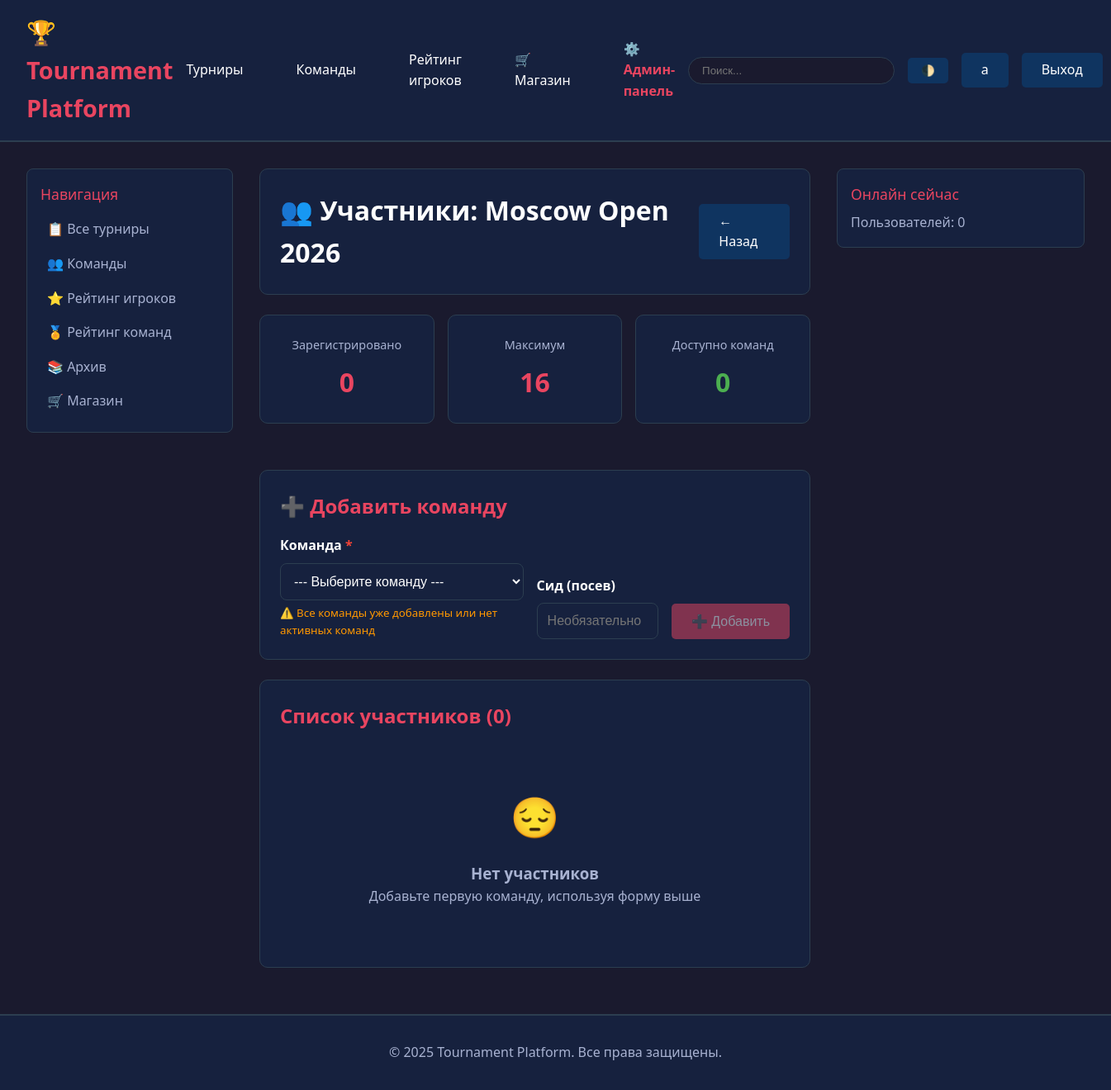
Page /admin-panel/tournaments/6/participants/ (signed in) on the committed database.
### accounts/models.py (models this page shows, shortened)
class User(AbstractUser):
    ROLE_CHOICES = [
        ('player', 'Игрок'),
        ('captain', 'Капитан'),
        ('moderator', 'Модератор'),
        ('admin', 'Администратор'),
    ]
    role = models.CharField(max_length=20, choices=ROLE_CHOICES, default='player')
    discord_id = models.CharField(max_length=100, blank=True, null=True, unique=True)
    discord_username = models.CharField(max_length=100, blank=True, null=True)
    avatar = models.ImageField(upload_to='avatars/', blank=True, null=True)
    bio = models.TextField(blank=True)
    objects = CustomUserManager()
    class Meta:
        verbose_name = 'Пользователь'
        verbose_name_plural = 'Пользователи'

### tournaments/models.py (models this page shows, shortened)
class Tournament(models.Model):
    STATUS_CHOICES = [
        ('upcoming', 'Предстоящий'),
        ('registration', 'Регистрация'),
        ('ongoing', 'Идёт'),
        ('finished', 'Завершён'),
        ('cancelled', 'Отменён'),
    ]
    STAGE_TYPE_CHOICES = [
        ('round_robin', 'Круговая система'),
        ('swiss', 'Швейцарская система'),
        ('single_elimination', 'Single Elimination'),
        ('double_elimination', 'Double Elimination'),
        ('group_stage', 'Групповая стадия'),
    ]
    name = models.CharField(max_length=200, verbose_name='Название')
    slug = models.SlugField(unique=True)
    season = models.ForeignKey(Season, on_delete=models.CASCADE, related_name='tournaments')
    description = models.TextField(blank=True)
    logo = models.ImageField(upload_to='tournament_logos/', blank=True, null=True)
    status = models.CharField(max_length=20, choices=STATUS_CHOICES, default='upcoming')
    stage_type = models.CharField(max_length=30, choices=STAGE_TYPE_CHOICES, default='round_robin')
    start_date = models.DateField()
    end_date = models.DateField(blank=True, null=True)
    registration_start = models.DateField(blank=True, null=True)
    registration_end = models.DateField(blank=True, null=True)
    max_teams = models.IntegerField(default=16)
    stream_url = models.URLField(blank=True, verbose_name='Ссылка на трансляцию')
    created_at = models.DateTimeField(auto_now_add=True)
    updated_at = models.DateTimeField(auto_now=True)
    class Meta:
        verbose_name = 'Турнир'
        verbose_name_plural = 'Турниры'
        ordering = ['-start_date']

### admin_panel/views.py (the view, shortened to what this page needs)
# urls.py: path('tournaments/<int:tournament_id>/participants/', views.tournament_participants, name='tournament_participants'),
@login_required
@user_passes_test(is_admin)
def tournament_participants(request, tournament_id):
    tournament = get_object_or_404(Tournament, id=tournament_id)
    participants = tournament.participants.select_related('team', 'team__captain').all()
    participating_team_ids = participants.values_list('team_id', flat=True)
    available_teams = Team.objects.filter(is_active=True).exclude(
        id__in=participating_team_ids
    ).order_by('name')
    context = {
        'tournament': tournament,
        'participants': participants,
        'available_teams': available_teams,
    }
    return render(request, 'admin_panel/tournament_participants.html', context)

### templates/admin_panel/tournament_participants.html (shortened to what this page needs)
{% extends 'base.html' %}
{% block content %}
<div class="card">
    <div style="display: flex; justify-content: space-between; align-items: center;">
        <h1>👥 Участники: {{ tournament.name }}</h1>
        <a href="{% url 'admin_panel:tournament_detail' tournament.id %}" class="btn btn-secondary">← Назад</a>
    </div>
</div>
<div style="display: grid; grid-template-columns: repeat(auto-fit, minmax(200px, 1fr)); gap: 1rem; margin-bottom: 2rem;">
    <div class="card" style="text-align: center;">
        <div style="color: var(--text-secondary); font-size: 0.9rem; margin-bottom: 0.5rem;">Зарегистрировано</div>
        <div style="font-size: 2rem; font-weight: bold; color: var(--accent);">{{ participants.count }}</div>
    </div>
    <div class="card" style="text-align: center;">
        <div style="color: var(--text-secondary); font-size: 0.9rem; margin-bottom: 0.5rem;">Максимум</div>
        <div style="font-size: 2rem; font-weight: bold; color: var(--accent);">{{ tournament.max_teams|default:"∞" }}</div>
    </div>
    <div class="card" style="text-align: center;">
        <div style="color: var(--text-secondary); font-size: 0.9rem; margin-bottom: 0.5rem;">Доступно команд</div>
        <div style="font-size: 2rem; font-weight: bold; color: #4CAF50;">{{ available_teams.count }}</div>
    </div>
</div>
<div class="card">
    <h2 style="color: var(--accent); margin-bottom: 1rem;">➕ Добавить команду</h2>
    <form method="post">
        <div style="display: grid; grid-template-columns: 2fr 1fr auto; gap: 1rem; align-items: end;">
            <div>
                <label style="display: block; margin-bottom: 0.5rem; font-weight: bold;">
                    Команда <span style="color: #f44336;">*</span>
                </label>
                <select name="team" required
                        style="width: 100%; padding: 0.75rem; background: var(--secondary-bg); border: 1px solid var(--border); border-radius: 8px; color: var(--text-primary); font-size: 1rem;">
                    <option value="">--- Выберите команду ---</option>
                </select>
                {% if not available_teams %}
                <small style="color: #ff9800; display: block; margin-top: 0.3rem;">
                    ⚠️ Все команды уже добавлены или нет активных команд
                </small>
                {% endif %}
            </div>
            <div>
                <label style="display: block; margin-bottom: 0.5rem; font-weight: bold;">
                    Сид (посев)
                </label>
                <input type="number" name="seed" min="1"
                       placeholder="Необязательно"
                       style="width: 100%; padding: 0.75rem; background: var(--secondary-bg); border: 1px solid var(--border); border-radius: 8px; color: var(--text-primary); font-size: 1rem;">
            </div>
            <button type="submit" class="btn btn-primary"
                    style="height: fit-content; padding: 0.75rem 1.5rem;"
                    {% if not available_teams %}disabled{% endif %}>
                ➕ Добавить
            </button>
        </div>
    </form>
</div>
<div class="card">
    <h2 style="color: var(--accent); margin-bottom: 1rem;">
        Список участников ({{ participants.count }})
    </h2>
    {% if participants %}
    <div class="table-wrapper">
        <table>
            <thead>
                <tr>
                    <th style="width: 60px; text-align: center;">#</th>
                    <th>Команда</th>
                    <th style="text-align: center;">Сид</th>
                    <th style="text-align: center;">Капитан</th>
                    <th style="text-align: center;">Подтверждение</th>
                    <th style="text-align: center;">Зарегистрирована</th>
                    <th style="text-align: center;">Действия</th>
                </tr>
            </thead>
            <tbody>
                {% for participant in participants %}
                <tr>
                    <td style="text-align: center; font-weight: bold; color: var(--text-secondary);">
                        {{ forloop.counter }}
                    </td>
                    <td>
                        <div style="display: flex; align-items: center; gap: 0.8rem;">
                            {% if participant.team.logo %}
                            <img src="{{ participant.team.logo.url }}"
                                 style="width: 40px; height: 40px; border-radius: 8px; object-fit: cover;">
                            {% else %}
                            <div style="width: 40px; height: 40px; border-radius: 8px; background: var(--secondary-bg); display: flex; align-items: center; justify-content: center;">
                                👥
                            </div>
                            {% endif %}
                            <div>
                                <strong>{{ participant.team.name }}</strong>
                                {% if participant.team.tag %}
                                <span style="color: var(--text-secondary); font-size: 0.85rem;">
                                    [{{ participant.team.tag }}]
                                </span>
                                {% endif %}
                            </div>
                        </div>
                    </td>
                    <td style="text-align: center;">
                        {% if participant.seed %}
                        <span style="background: var(--accent); color: white; padding: 0.3rem 0.8rem; border-radius: 15px; font-weight: bold;">
                            #{{ participant.seed }}
                        </span>
                        {% else %}
                        <span style="color: var(--text-secondary);">—</span>
                        {% endif %}
                    </td>
                    <td style="text-align: center;">
                        {% if participant.team.captain %}
                        <a href="{% url 'accounts:profile' participant.team.captain.username %}"
                           style="color: var(--accent); text-decoration: none;">
                            {{ participant.team.captain.username }}
                        </a>
                        {% else %}
                        <span style="color: var(--text-secondary);">—</span>
                        {% endif %}
                    </td>
                    <td style="text-align: center;">
                        {% if participant.is_confirmed %}
                        <span style="background: #4CAF50; padding: 0.3rem 0.8rem; border-radius: 15px; font-size: 0.85rem; color: white;">
                            ✓ Подтверждено
                        </span>
                        {% else %}
                        <span style="background: #ff9800; padding: 0.3rem 0.8rem; border-radius: 15px; font-size: 0.85rem; color: white;">
                            ⏳ Ожидает
                        </span>
                        {% endif %}
                    </td>
                    <td style="text-align: center; color: var(--text-secondary);">
                        {{ participant.registered_at|date:"d.m.Y H:i" }}
                    </td>
                    <td style="text-align: center;">
                        <form method="post" action="{% url 'admin_panel:participant_remove' participant.id %}"
                              style="display: inline;"
                              onsubmit="return confirm('Удалить {{ participant.team.name }} из турнира?')">
                            {% csrf_token %}
                            <button type="submit" class="btn"
                                    style="padding: 0.3rem 0.6rem; background: #f44336; color: white; font-size: 0.85rem;">
                                🗑️
                            </button>
                        </form>
                    </td>
                </tr>
                {% endfor %}
            </tbody>
        </table>
    </div>
    {% else %}
    <div style="text-align: center; padding: 3rem; color: var(--text-secondary);">
        <div style="font-size: 3rem; margin-bottom: 1rem;">😔</div>
        <h3>Нет участников</h3>
        <p>Добавьте первую команду, используя форму выше</p>
    </div>
    {% endif %}
</div>
{% endblock %}

### templates/base.html (shortened to what this page needs)
<!DOCTYPE html>
<html lang="ru">
<head>
</head>
<body>
    <header>
        <div class="header-container">
            <a href="{% url 'tournaments:index' %}" class="logo">🏆 Tournament Platform</a>
<nav>
    <a href="{% url 'tournaments:tournament_list' %}">Турниры</a>
    {% if user.is_authenticated %}
        {% if user.role in 'player,captain' %}
            <a href="{% url 'teams:team_list' %}">Команды</a>
        {% else %}
            <a href="{% url 'teams:team_list' %}">Команды</a>
        {% endif %}
    {% else %}
        <a href="{% url 'teams:team_list' %}">Команды</a>
    {% endif %}
    <a href="{% url 'ratings:player_ratings' %}">Рейтинг игроков</a>
    <a href="{% url 'shop:index' %}">🛒 Магазин</a>
    {% if user.is_authenticated %}
        {% if user.is_staff or user.is_superuser %}
            <a href="{% url 'admin_panel:dashboard' %}" style="color: var(--accent); font-weight: bold;">
                ⚙️ Админ-панель
            </a>
        {% endif %}
    {% endif %}
</nav>
            <div class="user-menu">
                <div class="search-box">
                    <form action="{% url 'tournaments:search' %}" method="get">
                        <input type="text" name="q" placeholder="Поиск..." />
                    </form>
                </div>
                <button class="theme-toggle" onclick="toggleTheme()">🌓</button>
                {% if user.is_authenticated %}
                    <a href="{% url 'accounts:profile' user.username %}" class="btn btn-secondary">
                        {{ user.username }}
                    </a>
                    <a href="{% url 'accounts:logout' %}" class="btn btn-secondary">Выход</a>
                {% else %}
                    <a href="{% url 'accounts:login' %}" class="btn btn-primary">Вход</a>
                {% endif %}
            </div>
        </div>
    </header>
    <div class="container">
        <aside class="sidebar">
            <div class="sidebar-item">
                <div class="sidebar-title">Навигация</div>
                <a href="{% url 'tournaments:tournament_list' %}" class="sidebar-link">📋 Все турниры</a>
                <a href="{% url 'teams:team_list' %}" class="sidebar-link">👥 Команды</a>
                <a href="{% url 'ratings:player_ratings' %}" class="sidebar-link">⭐ Рейтинг игроков</a>
                <a href="{% url 'ratings:team_ratings' %}" class="sidebar-link">🏅 Рейтинг команд</a>
                <a href="{% url 'tournaments:archive' %}" class="sidebar-link">📚 Архив</a>
                <a href="{% url 'shop:index' %}" class="sidebar-link">🛒 Магазин</a>
            </div>
        </aside>
        <main>
            {% block content %}{% endblock %}
        </main>
        <aside class="sidebar">
            {% block right_sidebar %}
            <div class="sidebar-item">
                <div class="sidebar-title">Онлайн сейчас</div>
                <p style="color: var(--text-secondary);">Пользователей: {{ online_count|default:0 }}</p>
            </div>
            {% endblock %}
        </aside>
    </div>
    <footer>
        <p>&copy; 2025 Tournament Platform. Все права защищены.</p>
    </footer>
</body>
</html>

### rows in the picture
User: username "a"
Tournament: name "Moscow Open 2026", max_teams "16"

### other values in the picture
{{ participants.count }} "0"
{{ available_teams.count }} "0"
{{ online_count|default:0 }} "0"
